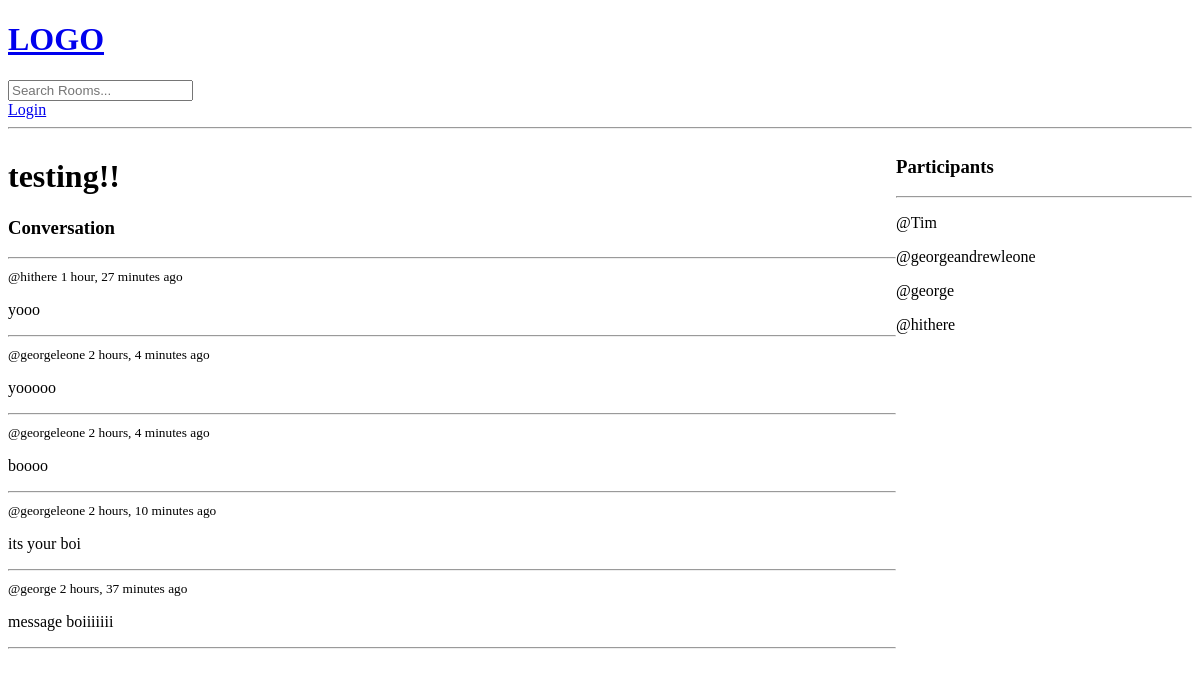
Before: /room/6/ with the older database file.
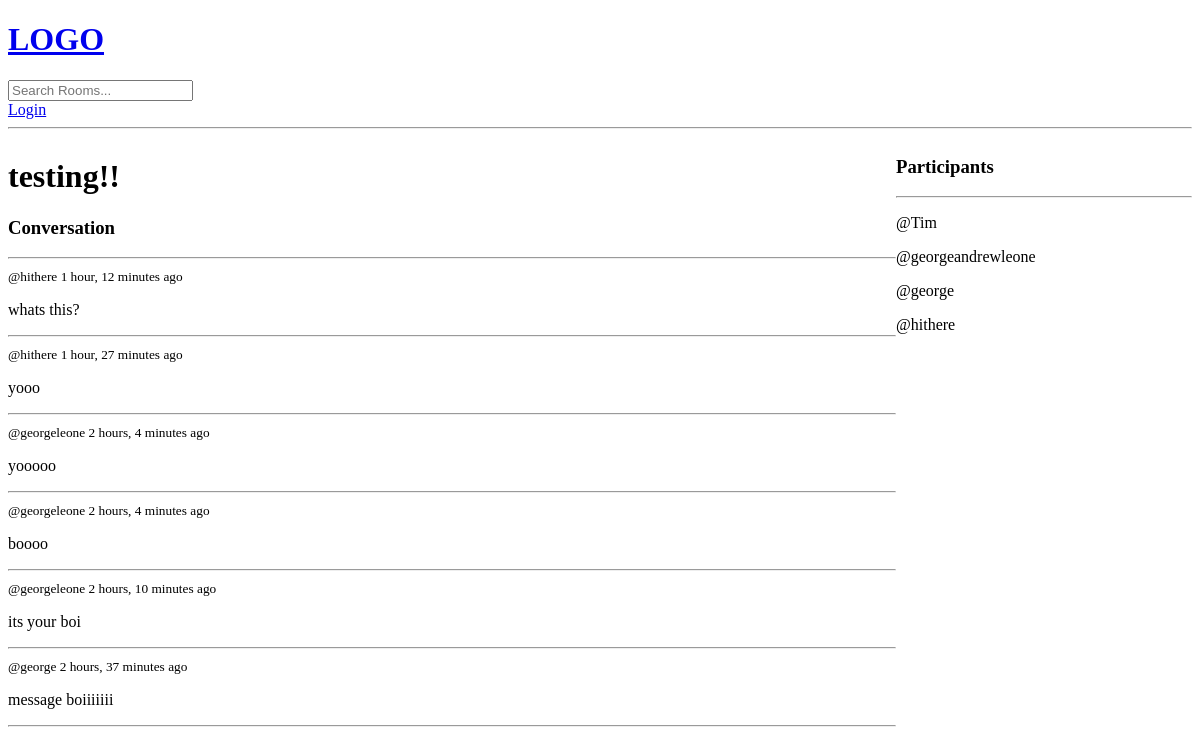
After: the same page with the newer database file.
### base/models.py (models this page shows, shortened)
class Room(models.Model):
    host = models.ForeignKey(User, on_delete=models.SET_NULL, null=True)
    topic = models.ForeignKey(Topic, on_delete=models.SET_NULL, null=True)
    name = models.CharField(max_length=200) #max length is required for charfield
    description = models.TextField(null=True, blank=True) #setting null to true means that it can be blank
    participants = models.ManyToManyField(User, related_name='participants', blank=True)
    updated = models.DateTimeField(auto_now=True) #every time that the save method is called were taking a time stamps
    created = models.DateTimeField(auto_now_add=True) #auto now add only takes a timestamp when we first save or create this instance
    class Meta:
        ordering = ['-updated', '-created']

class Message(models.Model):
    user = models.ForeignKey(User, on_delete=models.CASCADE)
    room = models.ForeignKey(Room, on_delete=models.CASCADE) #this is what establishes the one to many relationship between the room and it's messages.
    body = models.TextField() #sets the body as a basic text field
    updated = models.DateTimeField(auto_now=True) #every time that the save method is called were taking a time stamps
    created = models.DateTimeField(auto_now_add=True) #auto now add only takes a timestamp when we first save or create this instance
    class Meta:
        ordering = ['-updated', '-created']

### base/views.py (the view, shortened to what this page needs)
# urls.py: path('room/<str:pk>/', views.room, name="room"),
def room(request, pk):
    room = Room.objects.get(id=pk) #sets the room to view as the instance where the id matches the key
    room_messages = room.message_set.all()  #we want to order it by the most recent message
    participants = room.participants.all()
    context = {'room': room, 'room_messages':room_messages, 'participants':participants}
    return render(request, 'base/room.html', context)

### base/templates/base/room.html (shortened to what this page needs)
{% extends 'main.html' %}
{% block content %}
<div class="room-container">
    <div>
        <h1>{{room.name}}</h1>
        <div class="comment-wrapper">
            <h3>Conversation</h3>
            <hr>
            {% for message in room_messages %}
                <div>
                    <small>@{{message.user}} {{message.created|timesince}} ago</small>
                    <p>{{message.body}}</p>
                    <hr>
                </div>
            {% endfor %}
        </div>
    </div>
    <div>
        <h3>Participants</h3>
        <hr>
        {% for user in participants %}
            <div>
                <p> @{{user.username}} </p>
            </div>
        {% endfor %}
    </div>
</div>
{% endblock %}

### templates/main.html (shortened to what this page needs)
<!DOCTYPE html>
<html lang="en">
<head>
</head>
<body>
    {% include 'navbar.html'%}
    {% block content %}
    {% endblock %}
</body>
</html>

### templates/navbar.html
<a href="/">
    <h1>LOGO</h1>
</a>
<form method="GET" action="{% url 'home' %}">
    <input type="text" name="q" placeholder="Search Rooms...">
</form>
{% if request.user.is_authenticated %}
<p>Hello {{request.user}} </p>
<a href="{% url 'logout' %}">Logout</a>
{% else %}
<a href="{% url 'login' %}">Login</a>
{% endif %}
<hr>

### base/templates/base/room.html (style rules this page uses)
.room-container { display: grid; grid-template-columns: 3fr 1fr; }

Changed rows visible on the page:
added Message: user "hithere", created "1 hour, 12 minutes", body "whats this?"
